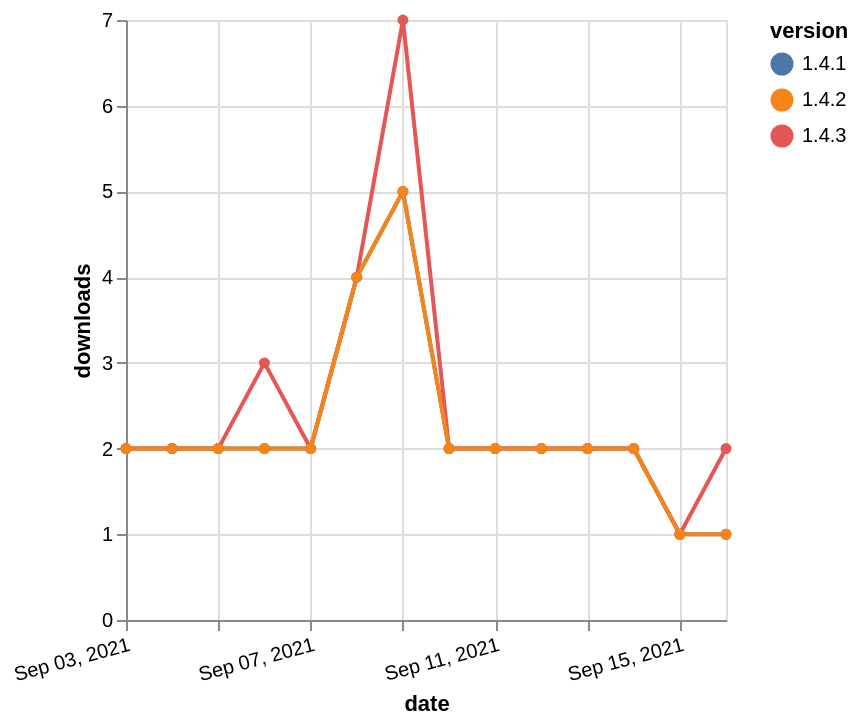

Specify this chart in Vega-Lite:
### Vega-Lite specification from a JSON file in a GitHub repository (floating-point values rounded to 4 significant figures)
{"$schema": "https://vega.github.io/schema/vega-lite/v5.json", "description": "A simple bar chart with embedded data.", "data": {"values": [{"date": "2021-09-03", "total": 1634, "delta": 2, "version": "1.4.1"}, {"date": "2021-09-04", "total": 1636, "delta": 2, "version": "1.4.1"}, {"date": "2021-09-05", "total": 1638, "delta": 2, "version": "1.4.1"}, {"date": "2021-09-06", "total": 1640, "delta": 2, "version": "1.4.1"}, {"date": "2021-09-07", "total": 1642, "delta": 2, "version": "1.4.1"}, {"date": "2021-09-08", "total": 1646, "delta": 4, "version": "1.4.1"}, {"date": "2021-09-09", "total": 1651, "delta": 5, "version": "1.4.1"}, {"date": "2021-09-10", "total": 1653, "delta": 2, "version": "1.4.1"}, {"date": "2021-09-11", "total": 1655, "delta": 2, "version": "1.4.1"}, {"date": "2021-09-12", "total": 1657, "delta": 2, "version": "1.4.1"}, {"date": "2021-09-13", "total": 1659, "delta": 2, "version": "1.4.1"}, {"date": "2021-09-14", "total": 1661, "delta": 2, "version": "1.4.1"}, {"date": "2021-09-15", "total": 1662, "delta": 1, "version": "1.4.1"}, {"date": "2021-09-16", "total": 1663, "delta": 1, "version": "1.4.1"}, {"date": "2021-09-03", "total": 1188, "delta": 2, "version": "1.4.3"}, {"date": "2021-09-04", "total": 1190, "delta": 2, "version": "1.4.3"}, {"date": "2021-09-05", "total": 1192, "delta": 2, "version": "1.4.3"}, {"date": "2021-09-06", "total": 1195, "delta": 3, "version": "1.4.3"}, {"date": "2021-09-07", "total": 1197, "delta": 2, "version": "1.4.3"}, {"date": "2021-09-08", "total": 1201, "delta": 4, "version": "1.4.3"}, {"date": "2021-09-09", "total": 1208, "delta": 7, "version": "1.4.3"}, {"date": "2021-09-10", "total": 1210, "delta": 2, "version": "1.4.3"}, {"date": "2021-09-11", "total": 1212, "delta": 2, "version": "1.4.3"}, {"date": "2021-09-12", "total": 1214, "delta": 2, "version": "1.4.3"}, {"date": "2021-09-13", "total": 1216, "delta": 2, "version": "1.4.3"}, {"date": "2021-09-14", "total": 1218, "delta": 2, "version": "1.4.3"}, {"date": "2021-09-15", "total": 1219, "delta": 1, "version": "1.4.3"}, {"date": "2021-09-16", "total": 1221, "delta": 2, "version": "1.4.3"}, {"date": "2021-09-03", "total": 1373, "delta": 2, "version": "1.4.2"}, {"date": "2021-09-04", "total": 1375, "delta": 2, "version": "1.4.2"}, {"date": "2021-09-05", "total": 1377, "delta": 2, "version": "1.4.2"}, {"date": "2021-09-06", "total": 1379, "delta": 2, "version": "1.4.2"}, {"date": "2021-09-07", "total": 1381, "delta": 2, "version": "1.4.2"}, {"date": "2021-09-08", "total": 1385, "delta": 4, "version": "1.4.2"}, {"date": "2021-09-09", "total": 1390, "delta": 5, "version": "1.4.2"}, {"date": "2021-09-10", "total": 1392, "delta": 2, "version": "1.4.2"}, {"date": "2021-09-11", "total": 1394, "delta": 2, "version": "1.4.2"}, {"date": "2021-09-12", "total": 1396, "delta": 2, "version": "1.4.2"}, {"date": "2021-09-13", "total": 1398, "delta": 2, "version": "1.4.2"}, {"date": "2021-09-14", "total": 1400, "delta": 2, "version": "1.4.2"}, {"date": "2021-09-15", "total": 1401, "delta": 1, "version": "1.4.2"}, {"date": "2021-09-16", "total": 1402, "delta": 1, "version": "1.4.2"}]}, "width": "container", "mark": {"type": "line", "point": {"filled": true}}, "encoding": {"x": {"field": "date", "type": "temporal", "timeUnit": "yearmonthdate", "title": "date", "axis": {"labelAngle": -15}}, "y": {"field": "delta", "type": "quantitative", "title": "downloads"}, "color": {"field": "version", "type": "nominal"}, "tooltip": {"field": "delta"}}}
